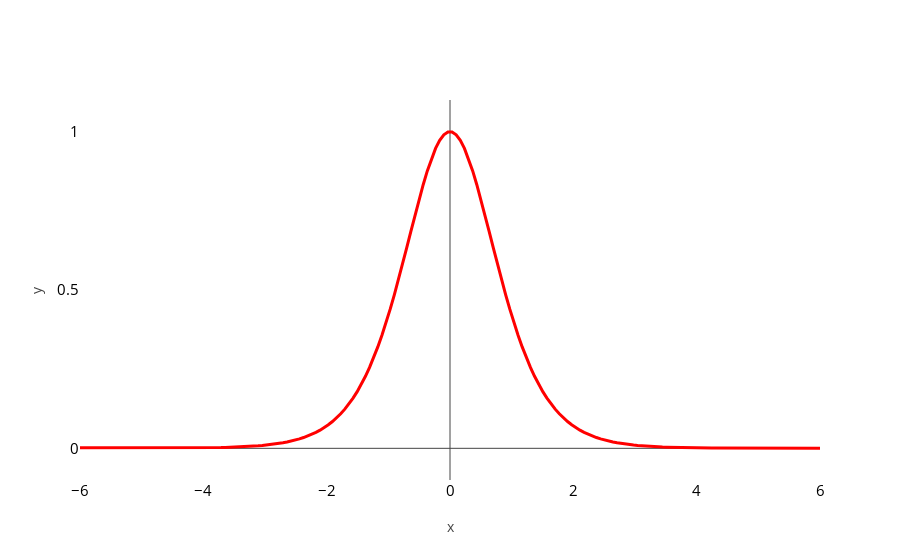

The notebook cell this image was saved under:
### Code cell
import numpy as np
X_test = np.linspace(-10, 10, 300)

def tanh(x):
    return np.tanh(x)

def dtanh(x):
    return (1 + tanh(x))*(1 - tanh(x))

def model(x):
    return np.tanh(x)
loss = dtanh(X_test).ravel()

p2 = go.Scatter(x=X_test, y=loss, 
                mode='lines',
                line=dict(color='red', width=3),
                name='Logistic Regression Model')

layout = go.Layout(xaxis=dict(title='x', range=[-6,6],
                              zeroline=True, 
                             dtick=2, 
                              tickfont=dict(
                                size=15,
                                color='black'
                            ), 
                              showgrid=False),
                   yaxis=dict(title='y', range=[-0.1,1.1],
                              zeroline=True, 
                               dtick=0.5, 
                              tickfont=dict(
                                size=15,
                                color='black'
                            ),
                              showgrid=False))

fig = go.Figure(data=[p2], layout=layout)
iplot(fig)

### Figure 1 — Plotly figure (JSON) as saved in the notebook; plotly's stock layout.template omitted (floating-point values rounded to 4 significant figures; data arrays with more than 128 entries replaced by an {"elided": "..."} marker saying what was removed)
{"data": [{"line": {"color": "red", "width": 3}, "mode": "lines", "name": "Logistic Regression Model", "type": "scatter", "x": {"elided": "300 float values"}, "y": {"elided": "300 float values"}}], "layout": {"xaxis": {"dtick": 2, "range": [-6, 6], "showgrid": false, "tickfont": {"color": "black", "size": 15}, "title": "x", "zeroline": true}, "yaxis": {"dtick": 0.5, "range": [-0.1, 1.1], "showgrid": false, "tickfont": {"color": "black", "size": 15}, "title": "y", "zeroline": true}}}
